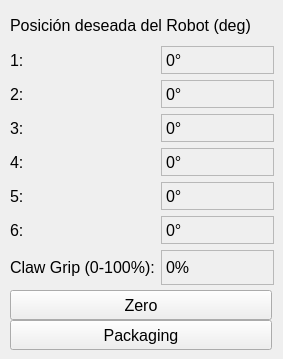
      <widget class="QWidget" name="Labels">
       <widget class="QWidget" name="gridLayoutWidget_5">
        <property name="geometry">
         <rect>
          <x>10</x>
          <y>10</y>
          <width>264</width>
          <height>277</height>
         </rect>
        </property>
        <property name="font">
         <font>
          <pointsize>12</pointsize>
         </font>
        </property>
        <layout class="QGridLayout" name="GridQdLabels">
         <item row="1" column="0">
          <widget class="QLabel" name="label_42">
           <property name="minimumSize">
            <size>
             <width>0</width>
             <height>28</height>
            </size>
           </property>
           <property name="maximumSize">
            <size>
             <width>16777215</width>
             <height>28</height>
            </size>
           </property>
           <property name="font">
            <font>
             <pointsize>12</pointsize>
            </font>
           </property>
           <property name="text">
            <string>1:</string>
           </property>
          </widget>
         </item>
         <item row="6" column="1">
          <widget class="QLabel" name="label_posqd6">
           <property name="minimumSize">
            <size>
             <width>0</width>
             <height>28</height>
            </size>
           </property>
           <property name="maximumSize">
            <size>
             <width>16777215</width>
             <height>28</height>
            </size>
           </property>
           <property name="font">
            <font>
             <pointsize>12</pointsize>
            </font>
           </property>
           <property name="frameShape">
            <enum>QFrame::StyledPanel</enum>
           </property>
           <property name="frameShadow">
            <enum>QFrame::Sunken</enum>
           </property>
           <property name="text">
            <string>0°</string>
           </property>
          </widget>
         </item>
         <item row="4" column="1">
          <widget class="QLabel" name="label_posqd4">
           <property name="minimumSize">
            <size>
             <width>0</width>
             <height>28</height>
            </size>
           </property>
           <property name="maximumSize">
            <size>
             <width>16777215</width>
             <height>28</height>
            </size>
           </property>
           <property name="font">
            <font>
             <pointsize>12</pointsize>
            </font>
           </property>
           <property name="frameShape">
            <enum>QFrame::StyledPanel</enum>
           </property>
           <property name="frameShadow">
            <enum>QFrame::Sunken</enum>
           </property>
           <property name="text">
            <string>0°</string>
           </property>
          </widget>
         </item>
         <item row="2" column="1">
          <widget class="QLabel" name="label_posqd2">
           <property name="minimumSize">
            <size>
             <width>0</width>
             <height>28</height>
            </size>
           </property>
           <property name="maximumSize">
            <size>
             <width>16777215</width>
             <height>28</height>
            </size>
           </property>
           <property name="font">
            <font>
             <pointsize>12</pointsize>
            </font>
           </property>
           <property name="frameShape">
            <enum>QFrame::StyledPanel</enum>
           </property>
           <property name="frameShadow">
            <enum>QFrame::Sunken</enum>
           </property>
           <property name="text">
            <string>0°</string>
           </property>
          </widget>
         </item>
         <item row="6" column="0">
          <widget class="QLabel" name="label_47">
           <property name="minimumSize">
            <size>
             <width>0</width>
             <height>28</height>
            </size>
           </property>
           <property name="maximumSize">
            <size>
             <width>16777215</width>
             <height>28</height>
            </size>
           </property>
           <property name="font">
            <font>
             <pointsize>12</pointsize>
            </font>
           </property>
           <property name="text">
            <string>6:</string>
           </property>
          </widget>
         </item>
         <item row="0" column="0" colspan="2">
          <widget class="QLabel" name="label_41">
           <property name="minimumSize">
            <size>
             <width>0</width>
             <height>30</height>
            </size>
           </property>
           <property name="maximumSize">
            <size>
             <width>16777215</width>
             <height>30</height>
            </size>
           </property>
           <property name="font">
            <font>
             <pointsize>12</pointsize>
            </font>
           </property>
           <property name="text">
            <string>Posición deseada del Robot (deg)</string>
           </property>
          </widget>
         </item>
         <item row="3" column="1">
          <widget class="QLabel" name="label_posqd3">
           <property name="minimumSize">
            <size>
             <width>0</width>
             <height>28</height>
            </size>
           </property>
           <property name="maximumSize">
            <size>
             <width>16777215</width>
             <height>28</height>
            </size>
           </property>
           <property name="font">
            <font>
             <pointsize>12</pointsize>
            </font>
           </property>
           <property name="frameShape">
            <enum>QFrame::StyledPanel</enum>
           </property>
           <property name="frameShadow">
            <enum>QFrame::Sunken</enum>
           </property>
           <property name="text">
            <string>0°</string>
           </property>
          </widget>
         </item>
         <item row="5" column="1">
          <widget class="QLabel" name="label_posqd5">
           <property name="minimumSize">
            <size>
             <width>0</width>
             <height>28</height>
            </size>
           </property>
           <property name="maximumSize">
            <size>
             <width>16777215</width>
             <height>28</height>
            </size>
           </property>
           <property name="font">
            <font>
             <pointsize>12</pointsize>
            </font>
           </property>
           <property name="frameShape">
            <enum>QFrame::StyledPanel</enum>
           </property>
           <property name="frameShadow">
            <enum>QFrame::Sunken</enum>
           </property>
           <property name="text">
            <string>0°</string>
           </property>
          </widget>
         </item>
         <item row="3" column="0">
          <widget class="QLabel" name="label_44">
           <property name="minimumSize">
            <size>
             <width>0</width>
             <height>28</height>
            </size>
           </property>
           <property name="maximumSize">
            <size>
             <width>16777215</width>
             <height>28</height>
            </size>
           </property>
           <property name="font">
            <font>
             <pointsize>12</pointsize>
            </font>
           </property>
           <property name="text">
            <string>3:</string>
           </property>
          </widget>
         </item>
         <item row="5" column="0">
          <widget class="QLabel" name="label_46">
           <property name="minimumSize">
            <size>
             <width>0</width>
             <height>28</height>
            </size>
           </property>
           <property name="maximumSize">
            <size>
             <width>16777215</width>
             <height>28</height>
            </size>
           </property>
           <property name="font">
            <font>
             <pointsize>12</pointsize>
            </font>
           </property>
           <property name="text">
            <string>5:</string>
           </property>
          </widget>
         </item>
         <item row="4" column="0">
          <widget class="QLabel" name="label_45">
           <property name="minimumSize">
            <size>
             <width>0</width>
             <height>28</height>
            </size>
           </property>
           <property name="maximumSize">
            <size>
             <width>16777215</width>
             <height>28</height>
            </size>
           </property>
           <property name="font">
            <font>
             <pointsize>12</pointsize>
            </font>
           </property>
           <property name="text">
            <string>4:</string>
           </property>
          </widget>
         </item>
         <item row="1" column="1">
          <widget class="QLabel" name="label_posqd1">
           <property name="minimumSize">
            <size>
             <width>0</width>
             <height>28</height>
            </size>
           </property>
           <property name="maximumSize">
            <size>
             <width>16777215</width>
             <height>28</height>
            </size>
           </property>
           <property name="font">
            <font>
             <pointsize>12</pointsize>
            </font>
           </property>
           <property name="frameShape">
            <enum>QFrame::StyledPanel</enum>
           </property>
           <property name="frameShadow">
            <enum>QFrame::Sunken</enum>
           </property>
           <property name="text">
            <string>0°</string>
           </property>
          </widget>
         </item>
         <item row="2" column="0">
          <widget class="QLabel" name="label_43">
           <property name="minimumSize">
            <size>
             <width>0</width>
             <height>28</height>
            </size>
           </property>
           <property name="maximumSize">
            <size>
             <width>16777215</width>
             <height>28</height>
            </size>
           </property>
           <property name="font">
            <font>
             <pointsize>12</pointsize>
            </font>
           </property>
           <property name="text">
            <string>2:</string>
           </property>
          </widget>
         </item>
         <item row="7" column="0">
          <widget class="QLabel" name="label_105">
           <property name="minimumSize">
            <size>
             <width>0</width>
             <height>35</height>
            </size>
           </property>
           <property name="maximumSize">
            <size>
             <width>16777215</width>
             <height>35</height>
            </size>
           </property>
           <property name="font">
            <font>
             <pointsize>12</pointsize>
            </font>
           </property>
           <property name="text">
            <string>Claw Grip (0-100%):</string>
           </property>
          </widget>
         </item>
         <item row="7" column="1">
          <widget class="QLabel" name="label_gripperValueQd">
           <property name="minimumSize">
            <size>
             <width>0</width>
             <height>29</height>
            </size>
           </property>
           <property name="font">
            <font>
             <pointsize>12</pointsize>
            </font>
           </property>
           <property name="frameShape">
            <enum>QFrame::StyledPanel</enum>
           </property>
           <property name="frameShadow">
            <enum>QFrame::Sunken</enum>
           </property>
           <property name="text">
            <string>0%</string>
           </property>
          </widget>
         </item>
        </layout>
       </widget>
       <widget class="QPushButton" name="PosZeroPB">
        <property name="geometry">
         <rect>
          <x>10</x>
          <y>290</y>
          <width>262</width>
          <height>30</height>
         </rect>
        </property>
        <property name="font">
         <font>
          <family>Segoe UI</family>
          <pointsize>12</pointsize>
         </font>
        </property>
        <property name="cursor">
         <cursorShape>PointingHandCursor</cursorShape>
        </property>
        <property name="text">
         <string>Zero</string>
        </property>
       </widget>
       <widget class="QPushButton" name="PosPackPB">
        <property name="geometry">
         <rect>
          <x>10</x>
          <y>320</y>
          <width>262</width>
          <height>30</height>
         </rect>
        </property>
        <property name="font">
         <font>
          <family>Segoe UI</family>
          <pointsize>12</pointsize>
         </font>
        </property>
        <property name="cursor">
         <cursorShape>PointingHandCursor</cursorShape>
        </property>
        <property name="text">
         <string>Packaging</string>
        </property>
       </widget>
      </widget>
